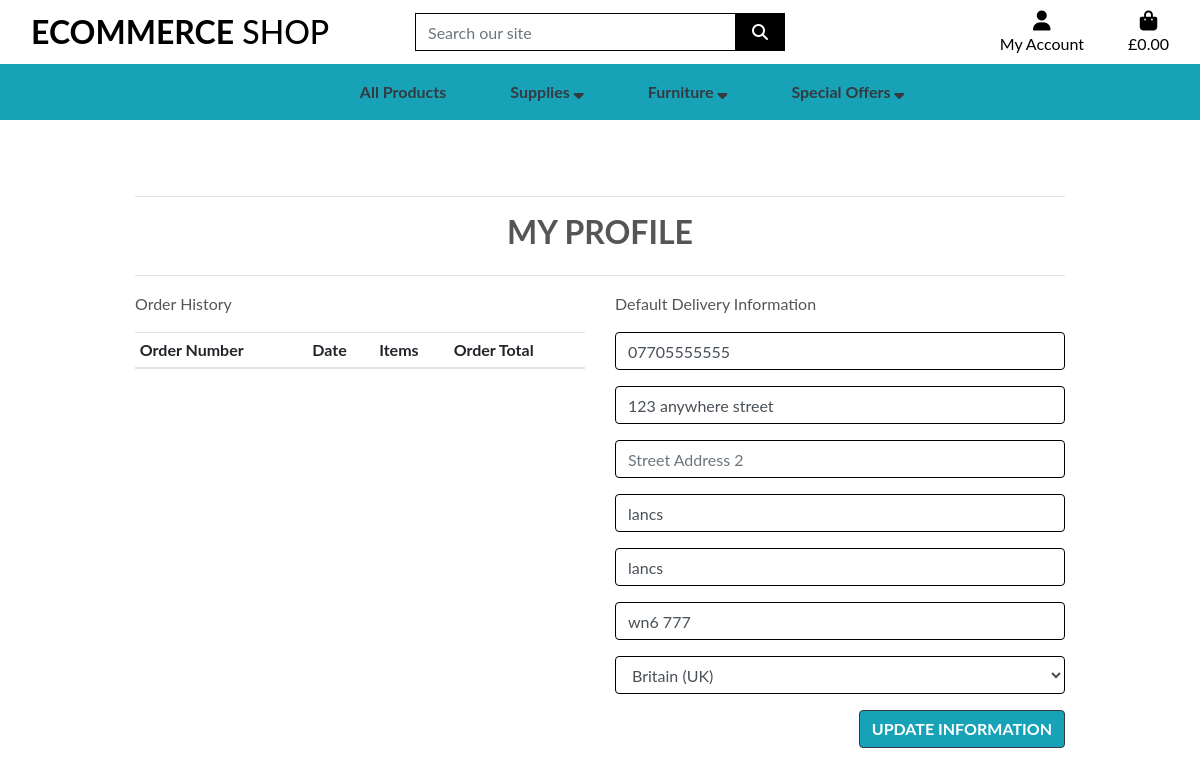
/profile/ (signed in), run on an earlier commit of the app's database.
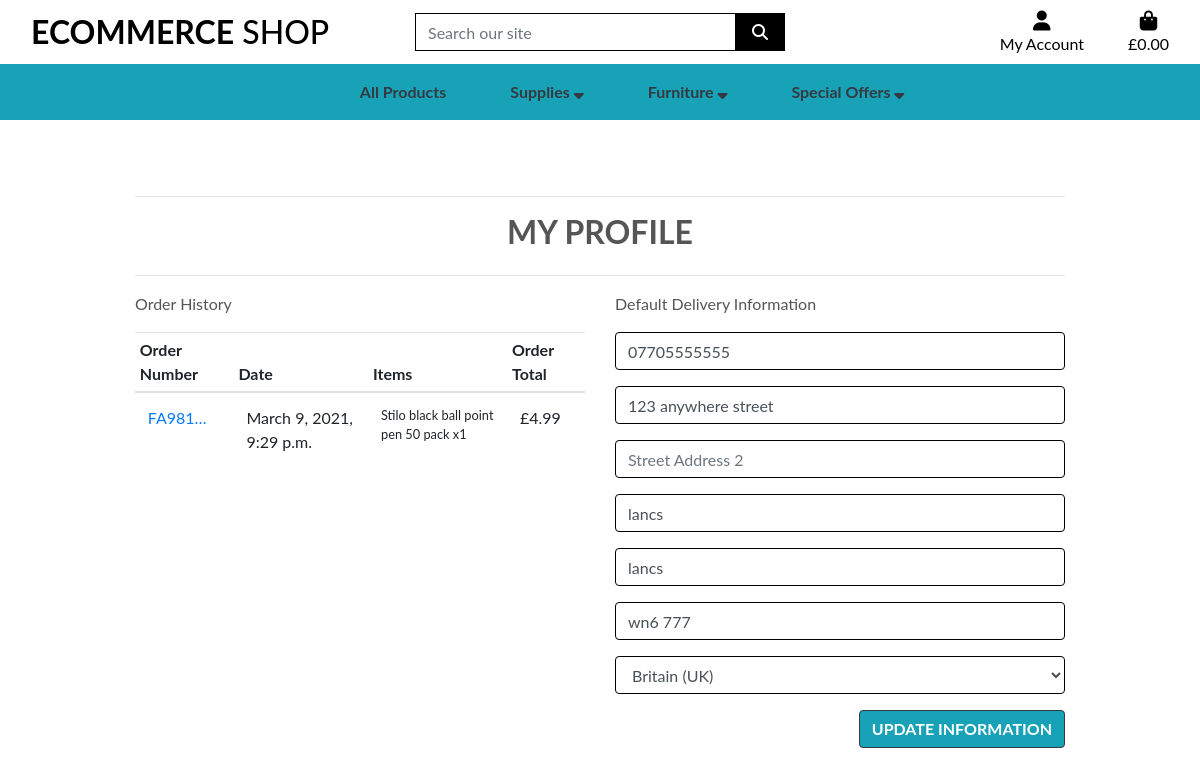
And on a later commit of the database.
### checkout/models.py (models this page shows, shortened)
class Order(models.Model):
    order_number = models.CharField(max_length=32, null=False, editable=False)
    user_profile = models.ForeignKey(UserProfile, on_delete=models.SET_NULL,
                                     null=True, blank=True, related_name='orders')
    full_name = models.CharField(max_length=50, null=False, blank=False)
    email = models.EmailField(max_length=254, null=False, blank=False)
    phone_number = models.CharField(max_length=20, null=False, blank=False)
    country = CountryField(blank_label='Country *', null=False, blank=False)
    postcode = models.CharField(max_length=20, null=True, blank=True)
    city = models.CharField(max_length=40, null=False, blank=False)
    street_address1 = models.CharField(max_length=80, null=False, blank=False)
    street_address2 = models.CharField(max_length=80, null=True, blank=True)
    county = models.CharField(max_length=80, null=True, blank=True)
    date = models.DateTimeField(auto_now_add=True)
    order_total = models.DecimalField(max_digits=10, decimal_places=2,
                                      null=False, default=0)
    original_basket = models.TextField(null=False, blank=False, default='')
    stripe_pid = models.CharField(max_length=254, null=False,
                                  blank=False, default='')

class OrderLineItem(models.Model):
    order = models.ForeignKey(Order, null=False, blank=False,
                              on_delete=models.CASCADE,
                              related_name='lineitems')
    product = models.ForeignKey(Product, null=False, blank=False,
                                on_delete=models.CASCADE)
    quantity = models.IntegerField(null=False, blank=False, default=0)
    lineitem_total = models.DecimalField(max_digits=6, decimal_places=2,
                                         null=False, blank=False,
                                         editable=False)

### products/models.py (models this page shows, shortened)
class Product(models.Model):
    category = models.ForeignKey('Category', null=True, blank=True, on_delete=models.SET_NULL)
    sku = models.CharField(max_length=254, null=True, blank=True)
    name = models.CharField(max_length=254)
    description = models.TextField()
    price = models.DecimalField(max_digits=6, decimal_places=2)
    rating = models.DecimalField(max_digits=6, decimal_places=2, null=True, blank=True)
    image_url = models.URLField(max_length=1024, null=True, blank=True)
    image = models.ImageField(null=True, blank=True)

### profiles/views.py (the view)
# urls.py: path('profile/', include('profiles.urls')),
def profile(request):
    profile = get_object_or_404(UserProfile, user=request.user)
    if request.method == 'POST':
        form = UserProfileForm(request.POST, instance=profile)
        if form.is_valid():
            form.save()
            messages.success(request, 'Profile updated successfully')
    form = UserProfileForm(instance=profile)
    orders = profile.orders.all()
    template = 'profiles/profile.html'
    context = {
        'form': form,
        'orders': orders,
        'on_profile_page': True
    }
    return render(request, template, context)

### profiles/forms.py
class UserProfileForm(forms.ModelForm):
    class Meta:
        model = UserProfile
        exclude = ('user',)
    def __init__(self, *args, **kwargs):
        super().__init__(*args, **kwargs)
        placeholders = {
            'default_phone_number': 'Phone Number',
            'default_postcode': 'Postal Code',
            'default_city': 'City',
            'default_street_address1': 'Street Address 1',
            'default_street_address2': 'Street Address 2',
            'default_county': 'County',
        }
        self.fields['default_phone_number'].widget.attrs['autofocus'] = True
        for field in self.fields:
            if field != 'default_country':
                if self.fields[field].required:
                    placeholder = f'{placeholders[field]} *'
                else:
                    placeholder = placeholders[field]
                self.fields[field].widget.attrs['placeholder'] = placeholder
            self.fields[field].widget.attrs['class'] = 'border-black'
            self.fields[field].label = False

### profiles/templates/profiles/profile.html (shortened to what this page needs)
{% extends "base.html" %}
{% load static %}
{% block page_header %}
<div class="container header-container">
</div>
{% endblock %}
{% block content %}
<div class="container mt-lg-3">
    <div class="row">
        <div class="col text-center">
            <hr />
            <h2 class="text-uppercase font-weight-bold mb-4">My Profile</h2>
            <hr />
        </div>
    </div>
    <div class="row">
        <div class="col-12 col-lg-6">
            <p>Order History</p>
            <div class="order-history table-responsive">
                <table class="table table-sm">
                    <thead>
                        <tr>
                            <th>Order Number</th>
                            <th>Date</th>
                            <th>Items</th>
                            <th>Order Total</th>
                        </tr>
                    </thead>
                    <tbody>
                        {% for order in orders %}
                        <tr>
                            <td>
                                <a href="{% url 'order_history' order.order_number %}" title="{{ order.order_number }}">
                                    {{ order.order_number|truncatechars:6 }}
                                </a>
                            </td>
                            <td>{{ order.date }}</td>
                            <td>
                                <ul class="list-unstyled">
                                    {% for item in order.lineitems.all %}
                                    <li class="small">
                                        {{ item.product.name }} x{{ item.quantity }}
                                    </li>
                                    {% endfor %}
                                </ul>
                            </td>
                            <td>£{{ order.order_total }}</td>
                        </tr>
                        {% endfor %}
                    </tbody>
                </table>
            </div>
        </div>
        <div class="col-12 col-lg-6">
            <p>Default Delivery Information</p>
            <form class="mt-3" action="{% url 'profile' %}" method="POST" id="profile-update-form">
                {% csrf_token %} {{ form|crispy }}
                <button class="btn btn-info border-dark text-uppercase float-right font-weight-bold mb-4">Update Information</button>
            </form>
        </div>
    </div>
</div>
{% endblock %}

What changed in the data, as far as the page shows it:
added Order: order_number "FA981…", date "March 9, 2021, 9:29 p.m.", order_total "4.99"
added OrderLineItem: product.name "Stilo black ball point pen 50 pack", quantity "1"
